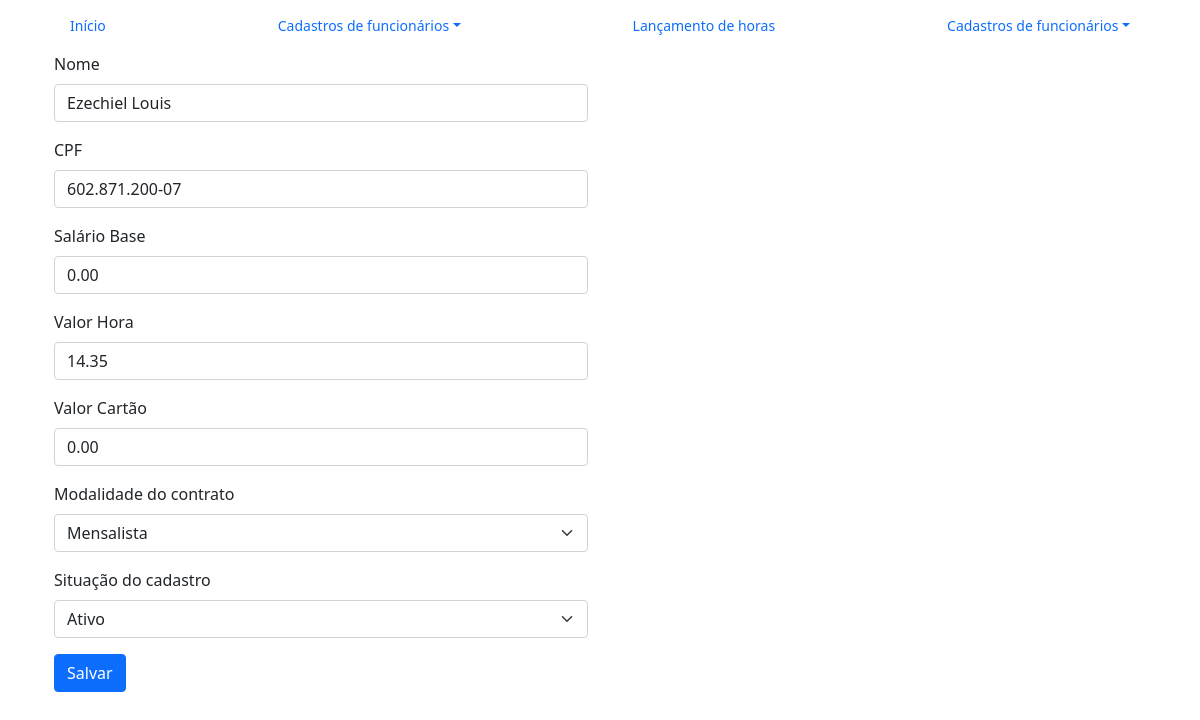
/editar/3/, run on the app's committed database.
### cadastro/models.py (models this page shows, shortened)
class Cadastro(models.Model):
    nome = models.CharField(verbose_name='Nome', max_length=70)
    cpf = models.CharField(verbose_name='CPF', max_length=14, unique=True)
    salario_base = models.DecimalField(max_digits=10, decimal_places=2)
    valor_hora = models.DecimalField(max_digits=10, decimal_places=2)
    valor_cartao = models.DecimalField(max_digits=10, decimal_places=2)
    modalidade_contrato = models.CharField(
        verbose_name='Modalidade do contrato',
        max_length=10,
        choices=ModalidadeEscolha.choices,
        default=ModalidadeEscolha.DIARISTA
    )
    situacao_cadastro = models.CharField(
        verbose_name='Situação do cadastro',
        max_length=12,
        choices=SituacaoCadastro.choices,
        default=SituacaoCadastro.ATIVO
    )
    criado_em = models.DateTimeField(verbose_name='Criado em', auto_now_add=True)
    editado_em = models.DateTimeField(verbose_name='editado em', auto_now=True)

### cadastro/views.py (the view)
# urls.py: path('editar/<int:pk>/', editar_funcionario, name='editar_funcionario'),
def editar_funcionario(request, pk):
    funcionario = get_object_or_404(Cadastro, pk=pk)
    if request.method == 'POST':
        form = CadastrarForm(request.POST, instance=funcionario)
        if form.is_valid():
            form.save()
            return redirect('buscar_funcionario')  # redireciona para a busca novamente
    else:
        form = CadastrarForm(instance=funcionario)
    return render(request, 'editar_funcionario.html', {'form': form, 'funcionario': funcionario})

### cadastro/forms.py
class CadastrarForm(forms.ModelForm):
    valor_hora = MoneyFormField(label='Valor Hora')
    salario_base = MoneyFormField(label='Salário Base')
    valor_cartao = MoneyFormField(label='Valor Cartão')
    class Meta:
        model = Cadastro
        fields = [
            'nome',
            'cpf',
            'salario_base',
            'valor_hora',
            'valor_cartao',
            'modalidade_contrato',
            'situacao_cadastro',
        ]
        widgets = {
            'nome': forms.TextInput(attrs={
                'class': 'form-control',
                'placeholder': 'Digite aqui seu nome'
            }),
            'cpf': forms.TextInput(attrs={
                'class': 'form-control cpf-mask',
                'placeholder': '000.000.000-00'
            }),
            'modalidade_contrato': forms.Select(attrs={
                'class': 'form-select',
            }),
            'situacao_cadastro': forms.Select(attrs={
                'class': 'form-select',
            }),
        }

### cadastro/templates/editar_funcionario.html (shortened to what this page needs)
{% extends "base.html" %}
{% load bootstrap5 %}
{% block conteudo %}
<main class="container">
  <div class="row mb-2">
    <div class="col-md-6">
        <form action="" method="post">
            {% bootstrap_form form %}
            <button class="btn btn-primary" type="submit">Salvar</button>
        </form>
    </div>
  </div>
</main>
{% endblock %}

### data on the page
Cadastro: nome "Ezechiel Louis", cpf "602.871.200-07", salario_base "0.00", valor_hora "14.35", valor_cartao "0.00", modalidade_contrato "Mensalista", situacao_cadastro "Ativo"
